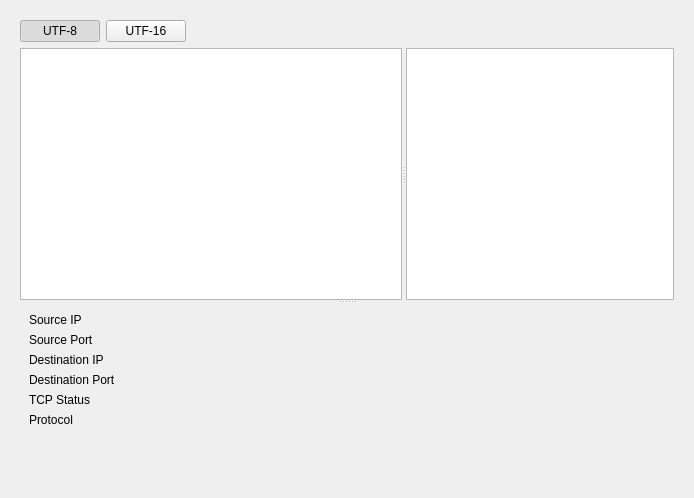
<?xml version="1.0" encoding="UTF-8"?>
<ui version="4.0">
 <class>ConnectionsPage</class>
 <widget class="QWidget" name="ConnectionsPage">
  <property name="geometry">
   <rect>
    <x>0</x>
    <y>0</y>
    <width>694</width>
    <height>498</height>
   </rect>
  </property>
  <property name="windowTitle">
   <string>Form</string>
  </property>
  <layout class="QHBoxLayout" name="horizontalLayout">
   <item>
    <widget class="QWidget" name="verticalWidget" native="true">
     <layout class="QVBoxLayout" name="verticalLayout_2">
      <item>
       <layout class="QHBoxLayout" name="horizontalLayout_4">
        <item>
         <widget class="QPushButton" name="utf8Button">
          <property name="sizePolicy">
           <sizepolicy hsizetype="Minimum" vsizetype="Fixed">
            <horstretch>0</horstretch>
            <verstretch>0</verstretch>
           </sizepolicy>
          </property>
          <property name="text">
           <string>UTF-8</string>
          </property>
          <property name="checkable">
           <bool>true</bool>
          </property>
          <property name="checked">
           <bool>true</bool>
          </property>
          <property name="autoDefault">
           <bool>false</bool>
          </property>
          <property name="flat">
           <bool>false</bool>
          </property>
         </widget>
        </item>
        <item>
         <widget class="QPushButton" name="utf16Button">
          <property name="text">
           <string>UTF-16</string>
          </property>
          <property name="checkable">
           <bool>true</bool>
          </property>
          <property name="checked">
           <bool>false</bool>
          </property>
         </widget>
        </item>
        <item>
         <spacer name="horizontalSpacer_3">
          <property name="orientation">
           <enum>Qt::Orientation::Horizontal</enum>
          </property>
          <property name="sizeHint" stdset="0">
           <size>
            <width>40</width>
            <height>20</height>
           </size>
          </property>
         </spacer>
        </item>
       </layout>
      </item>
      <item>
       <widget class="QSplitter" name="splitter_2">
        <property name="sizePolicy">
         <sizepolicy hsizetype="Expanding" vsizetype="Expanding">
          <horstretch>1</horstretch>
          <verstretch>1</verstretch>
         </sizepolicy>
        </property>
        <property name="maximumSize">
         <size>
          <width>16777215</width>
          <height>16777215</height>
         </size>
        </property>
        <property name="frameShape">
         <enum>QFrame::Shape::NoFrame</enum>
        </property>
        <property name="orientation">
         <enum>Qt::Orientation::Vertical</enum>
        </property>
        <widget class="QSplitter" name="splitter_3">
         <property name="sizePolicy">
          <sizepolicy hsizetype="Expanding" vsizetype="Expanding">
           <horstretch>0</horstretch>
           <verstretch>0</verstretch>
          </sizepolicy>
         </property>
         <property name="orientation">
          <enum>Qt::Orientation::Horizontal</enum>
         </property>
         <widget class="QListView" name="listView">
          <property name="sizePolicy">
           <sizepolicy hsizetype="Expanding" vsizetype="Expanding">
            <horstretch>10</horstretch>
            <verstretch>0</verstretch>
           </sizepolicy>
          </property>
          <property name="selectionBehavior">
           <enum>QAbstractItemView::SelectionBehavior::SelectRows</enum>
          </property>
         </widget>
         <widget class="QTextEdit" name="connectionStream">
          <property name="sizePolicy">
           <sizepolicy hsizetype="Expanding" vsizetype="Expanding">
            <horstretch>7</horstretch>
            <verstretch>0</verstretch>
           </sizepolicy>
          </property>
          <property name="font">
           <font>
            <family>Lucida Console</family>
           </font>
          </property>
          <property name="undoRedoEnabled">
           <bool>false</bool>
          </property>
          <property name="readOnly">
           <bool>true</bool>
          </property>
          <property name="acceptRichText">
           <bool>false</bool>
          </property>
         </widget>
        </widget>
        <widget class="QFrame" name="formFrame">
         <property name="sizePolicy">
          <sizepolicy hsizetype="Expanding" vsizetype="Expanding">
           <horstretch>0</horstretch>
           <verstretch>0</verstretch>
          </sizepolicy>
         </property>
         <layout class="QFormLayout" name="formLayout_2">
          <item row="0" column="0">
           <widget class="QLabel" name="label_6">
            <property name="text">
             <string>Source IP</string>
            </property>
           </widget>
          </item>
          <item row="0" column="1">
           <widget class="QLabel" name="sourceIpText">
            <property name="text">
             <string/>
            </property>
           </widget>
          </item>
          <item row="1" column="0">
           <widget class="QLabel" name="label_8">
            <property name="text">
             <string>Source Port</string>
            </property>
           </widget>
          </item>
          <item row="1" column="1">
           <widget class="QLabel" name="sourcePortText">
            <property name="text">
             <string/>
            </property>
           </widget>
          </item>
          <item row="2" column="0">
           <widget class="QLabel" name="label_9">
            <property name="text">
             <string>Destination IP</string>
            </property>
           </widget>
          </item>
          <item row="2" column="1">
           <widget class="QLabel" name="destinationIpText">
            <property name="text">
             <string/>
            </property>
           </widget>
          </item>
          <item row="3" column="0">
           <widget class="QLabel" name="label_10">
            <property name="text">
             <string>Destination Port</string>
            </property>
           </widget>
          </item>
          <item row="3" column="1">
           <widget class="QLabel" name="destinationPortText">
            <property name="text">
             <string/>
            </property>
           </widget>
          </item>
          <item row="4" column="0">
           <widget class="QLabel" name="label_11">
            <property name="text">
             <string>TCP Status</string>
            </property>
           </widget>
          </item>
          <item row="4" column="1">
           <widget class="QLabel" name="tcpStatusText">
            <property name="text">
             <string/>
            </property>
           </widget>
          </item>
          <item row="5" column="0">
           <widget class="QLabel" name="label_12">
            <property name="text">
             <string>Protocol</string>
            </property>
           </widget>
          </item>
          <item row="5" column="1">
           <widget class="QLabel" name="protocolText">
            <property name="text">
             <string/>
            </property>
           </widget>
          </item>
         </layout>
        </widget>
       </widget>
      </item>
     </layout>
    </widget>
   </item>
  </layout>
 </widget>
 <resources/>
 <connections/>
</ui>
